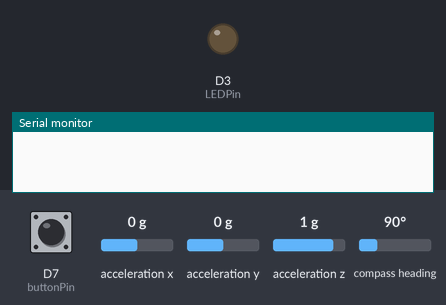
A sketch run on a simulated nRF52 board. Shown: output pins drawn as LEDs (lit = HIGH), the last lines printed to the serial monitor. The inputs (shaded band) are chosen by the test bench; at power-on: D7 (buttonPin) HIGH, acceleration x 0 g, acceleration y 0 g, acceleration z 1 g, compass heading 90°. A phone connects over Bluetooth LE 3 s after start.

Above: at 2.2 s.
2.3 s: D7 (buttonPin) pulled LOW for 0.15 s
At 3.3 s:
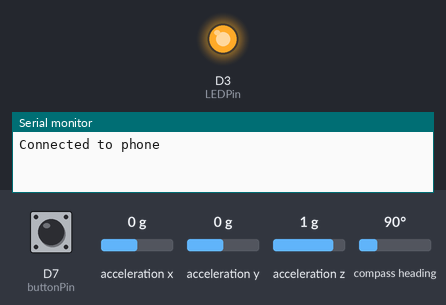
3.9 s: D7 (buttonPin) pulled LOW for 1 s
7.9 s: D7 (buttonPin) pulled LOW for 3.2 s
Timing chart, 0 to 15.5 s (numbered marks = the images above; inputs shaded):
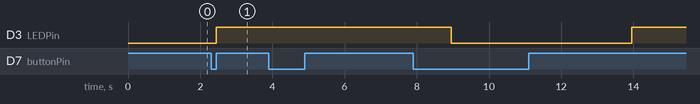

The sketch:

KneeV5.ino
```cpp
#include <Wire.h>
#include <Adafruit_Sensor.h>
#include <Adafruit_BNO055.h>
#include <utility/imumaths.h>
#include <bluefruit.h>

#define SAMPLE_RATE_MS (500)
Adafruit_BNO055 bno = Adafruit_BNO055(55);

BLEDfu  bledfu;  // OTA DFU service
BLEDis  bledis;  // device information
BLEUart bleuart; // uart over ble
BLEBas  blebas;  // battery

const byte buttonPin = 7;
int buttonNew;
int buttonOld = 1;
const byte LEDPin = 3;
int LEDState = 0;

void displayCalStatus(void)
{
  /* Get the four calibration values (0..3) */
  /* Any sensor data reporting 0 should be ignored, */
  /* 3 means 'fully calibrated" */
  uint8_t system, gyro, accel, mag;
  system = gyro = accel = mag = 0;
  bno.getCalibration(&system, &gyro, &accel, &mag);

  /* The data should be ignored until the system calibration is > 0 */
  Serial.print("\t");
  if (!system)
  {
    Serial.print("! ");
  }

  /* Display the individual values */
  Serial.print("Sys:");
  Serial.print(system, DEC);
  Serial.print(" G:");
  Serial.print(gyro, DEC);
  Serial.print(" A:");
  Serial.print(accel, DEC);
  Serial.print(" M:");
  Serial.print(mag, DEC);

}

void OrientationData(void) {
  on:
  buttonNew = digitalRead(buttonPin);
  if(buttonOld == 0 && buttonNew == 1){
    while (LEDState == 0) {
      digitalWrite(LEDPin, HIGH);

      sensors_event_t event;
      bno.getEvent(&event);

       char buffer[50];
      sprintf(buffer,"KR: x:%f, y:%f, z:%f ",event.orientation.x, event.orientation.y, event.orientation.z);
      bleuart.println(buffer);

      delay(SAMPLE_RATE_MS);

      //displayCalStatus();

      buttonNew = digitalRead(buttonPin);

     if (buttonNew == 0) {
      delay(5000);
      LEDState = 1;
      goto off;
        }
       }
      }

  off:
  while( LEDState == 1) {
    digitalWrite(LEDPin, LOW);
    buttonNew = digitalRead(buttonPin);
    if (buttonNew == 0) {
      delay(5000);
      LEDState = 0;
      goto on;
    }
  }
  buttonOld = buttonNew;
}


// Setup code
void setup(void) {
  // put your setup code here, to run once:
  pinMode(buttonPin,INPUT);
  pinMode(LEDPin,OUTPUT);

  Serial.begin(115200);

  if (!bno.begin())
  {
    Serial.print("No BNO055");
    while (1);
  }
  delay(1000);

   // Orientation calibration
  bno.setExtCrystalUse(true);

  Bluefruit.autoConnLed(true);

  // Config the peripheral connection with maximum bandwidth
  // more SRAM required by SoftDevice
  // Note: All config***() function must be called before begin()
  Bluefruit.configPrphBandwidth(BANDWIDTH_MAX);

  Bluefruit.begin();
  Bluefruit.setName("Knee Sensor R");
  Bluefruit.setTxPower(4);    // Check bluefruit.h for supported values
  //Bluefruit.setName(getMcuUniqueID()); // useful testing with multiple central connections
  Bluefruit.Periph.setConnectCallback(connect_callback);
  Bluefruit.Periph.setDisconnectCallback(disconnect_callback);

  // To be consistent OTA DFU should be added first if it exists
  bledfu.begin();

  // Configure and Start Device Information Service
  bledis.setManufacturer("Gait Analysis System");
  bledis.setModel("Knee Sensor");
  bledis.begin();

  // Configure and Start BLE Uart Service
  bleuart.begin();

  // Start BLE Battery Service
  blebas.begin();
  blebas.write(100);

  // Set up and start advertising
  startAdv();

}

void startAdv(void)
{
  // Advertising packet
  Bluefruit.Advertising.addFlags(BLE_GAP_ADV_FLAGS_LE_ONLY_GENERAL_DISC_MODE);
  Bluefruit.Advertising.addTxPower();

  // Include bleuart 128-bit uuid
  Bluefruit.Advertising.addService(bleuart);

  // Secondary Scan Response packet (optional)
  // Since there is no room for 'Name' in Advertising packet
  Bluefruit.ScanResponse.addName();

  /* Start Advertising
   * - Enable auto advertising if disconnected
   * - Interval:  fast mode = 20 ms, slow mode = 152.5 ms
   * - Timeout for fast mode is 30 seconds
   * - Start(timeout) with timeout = 0 will advertise forever (until connected)
   *
   * For recommended advertising interval
   * https://developer.apple.com/library/content/qa/qa1931/_index.html
   */
  Bluefruit.Advertising.restartOnDisconnect(true);
  Bluefruit.Advertising.setInterval(32, 244);    // in unit of 0.625 ms
  Bluefruit.Advertising.setFastTimeout(30);      // number of seconds in fast mode
  Bluefruit.Advertising.start(0);                // 0 = Don't stop advertising after n seconds
}

void loop(){
    OrientationData();
}
// callback invoked when central connects
void connect_callback(uint16_t conn_handle)
{
  // Get the reference to current connection
  BLEConnection* connection = Bluefruit.Connection(conn_handle);

  char central_name[32] = { 0 };
  connection->getPeerName(central_name, sizeof(central_name));

  Serial.print("Connected to ");
  Serial.println(central_name);
}

/**
 * Callback invoked when a connection is dropped
 * @param conn_handle connection where this event happens
 * @param reason is a BLE_HCI_STATUS_CODE which can be found in ble_hci.h
 */
void disconnect_callback(uint16_t conn_handle, uint8_t reason)
{
  (void) conn_handle;
  (void) reason;

  Serial.println();
  Serial.print("Disconnected, reason = 0x"); Serial.println(reason, HEX);
}
```

Measured:
- after the input at 2.3 s, D3 (LEDPin): LOW → HIGH after 0.15 s
- after the input at 3.9 s, every drawn part: stays the same
